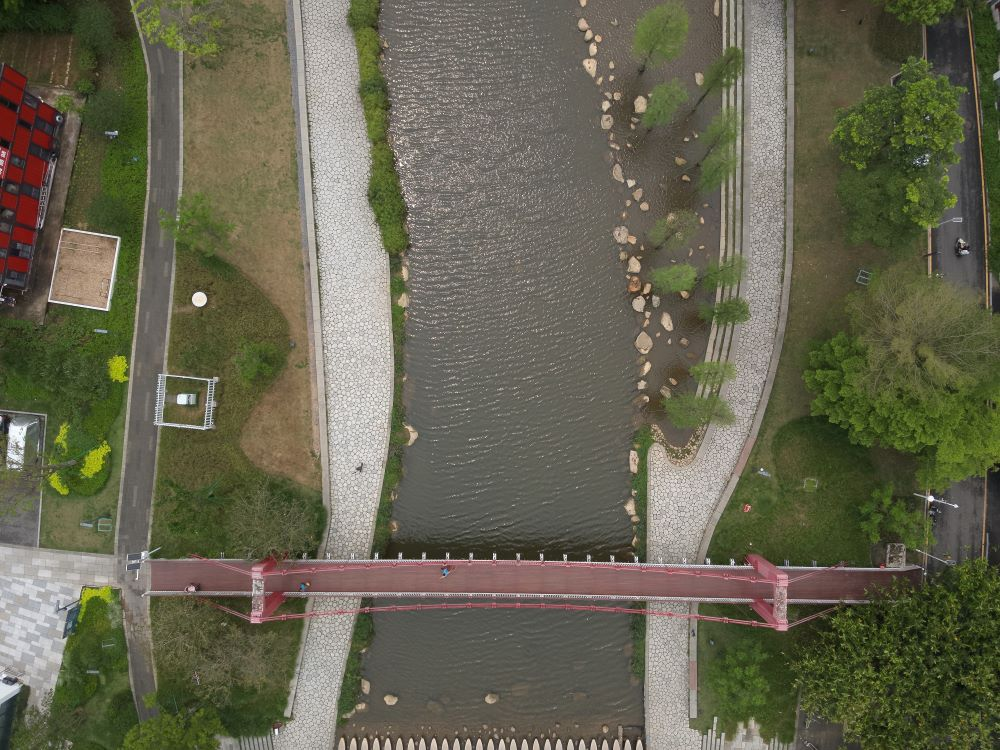
#> input picture 0029_W.jpg, 1000 x 750 px
$ python app2.py
#> lines starting #> are read from the running program, lines starting #| are printed output that depends on the picture
import cv2
import numpy as np
from matplotlib import pyplot

# 初始化SIFT检测器

# 读取图片
img2 = cv2.imread('0029_W.jpg', 1)
#> img2 is the input picture: shape (750, 1000, 3); mean B, G, R 80.5, 100.6, 102.2
img1 = cv2.imread('0028_W.jpg', 1)
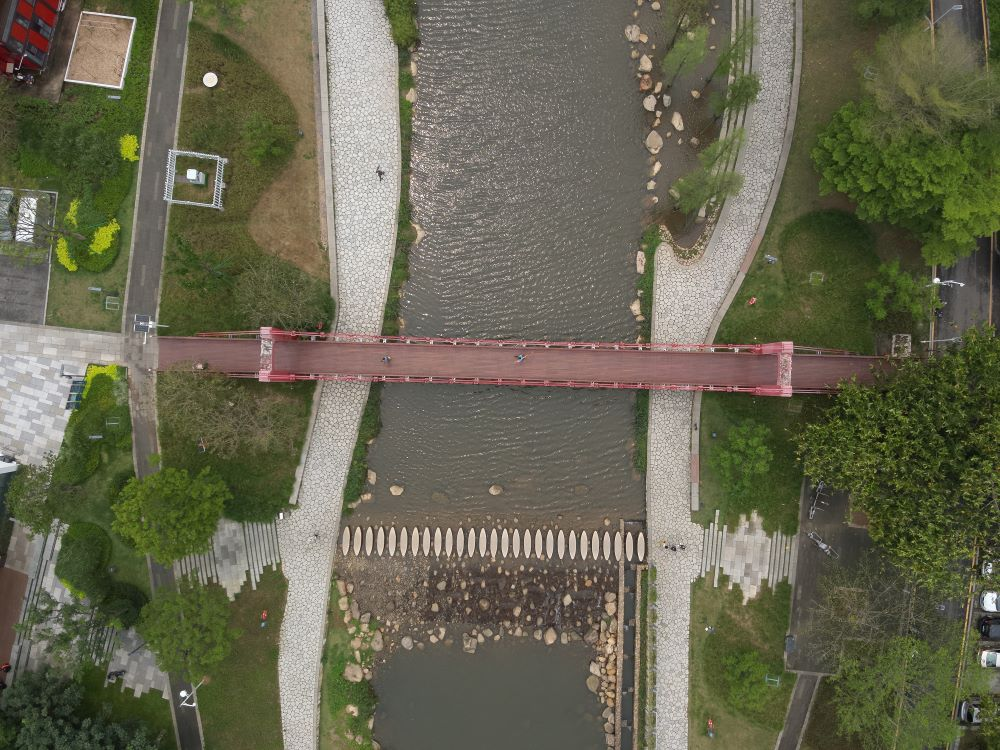
#> input picture 0028_W.jpg, 1000 x 750 px
#> img1 is the input picture: shape (750, 1000, 3); mean B, G, R 81.3, 102.4, 103.6

# 读取灰度图片
img1_gray = cv2.cvtColor(img1, cv2.COLOR_BGR2GRAY)
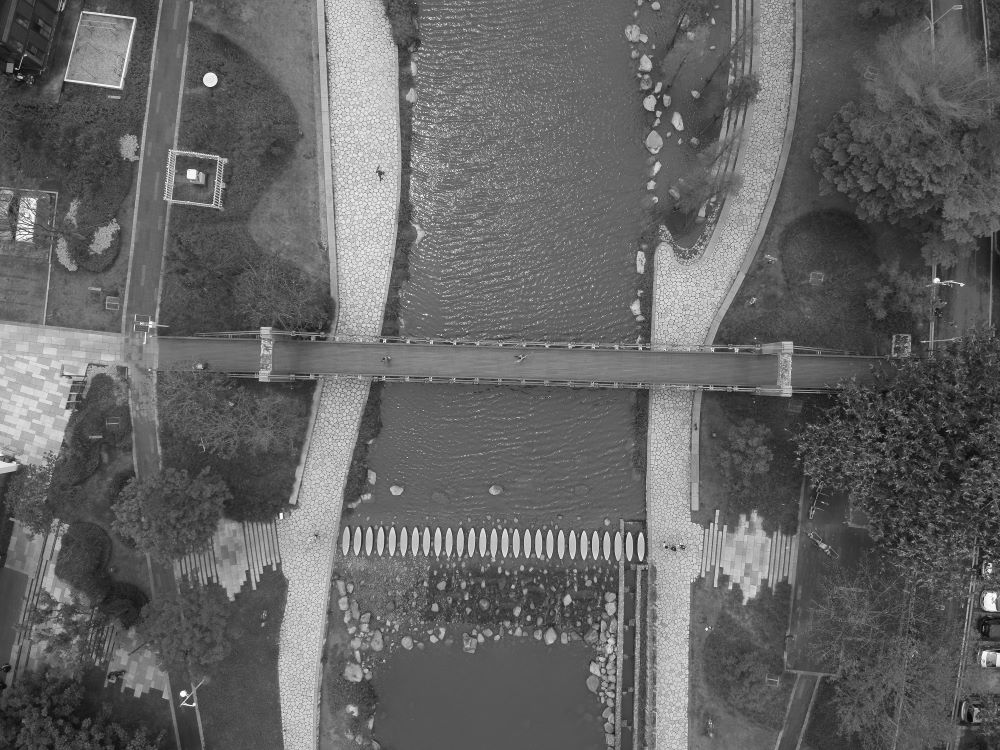
#> img1_gray: shape (750, 1000); min 1, max 255, mean 100.4
img2_gray = cv2.cvtColor(img2, cv2.COLOR_BGR2GRAY)
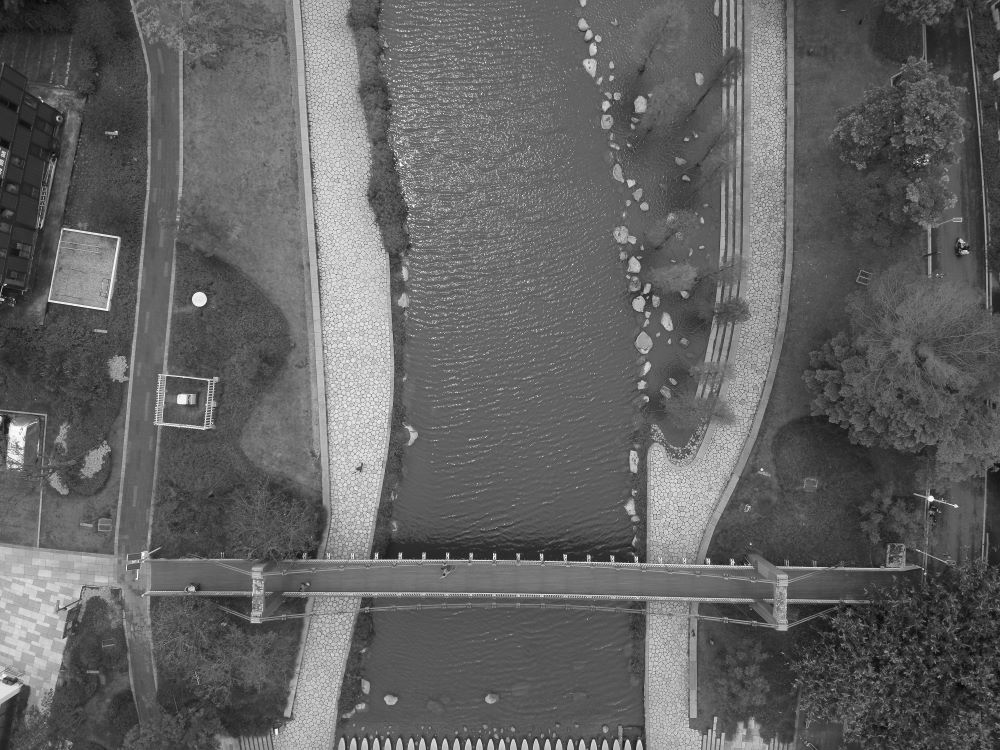
#> img2_gray: shape (750, 1000); min 2, max 255, mean 98.8

sift = cv2.xfeatures2d.SIFT_create()

# 找到关键点和描述符
kp1, des1 = sift.detectAndCompute(img1_gray, None)
#> kp1 = 5150 keypoints; strongest (x, y, size): (183, 693, 4.1), (210, 79, 9.1), (936, 280, 4), (191, 174, 7.1)
kp2, des2 = sift.detectAndCompute(img2_gray, None)
#> kp2 = 4258 keypoints; strongest (x, y, size): (931, 498, 4.2), (182, 399, 7.2), (276, 730, 2.2), (494, 555, 2.8)

# 使用FLANN进行匹配
FLANN_INDEX_KDTREE = 0
index_params = dict(algorithm=FLANN_INDEX_KDTREE, trees=5)
search_params = dict(checks=50)
flann = cv2.FlannBasedMatcher(index_params, search_params)
matches = flann.knnMatch(des1, des2, k=2)
#> matches = 5150 matches

# 仅保存良好的匹配
good = []
for m, n in matches:
    if m.distance < 0.3 * n.distance:
        good.append(m)
#> after the loop, good = 96 matches

    # 绘制匹配点
img3 = cv2.drawMatches(img1_gray, kp1, img2_gray, kp2, good, None, flags=2)
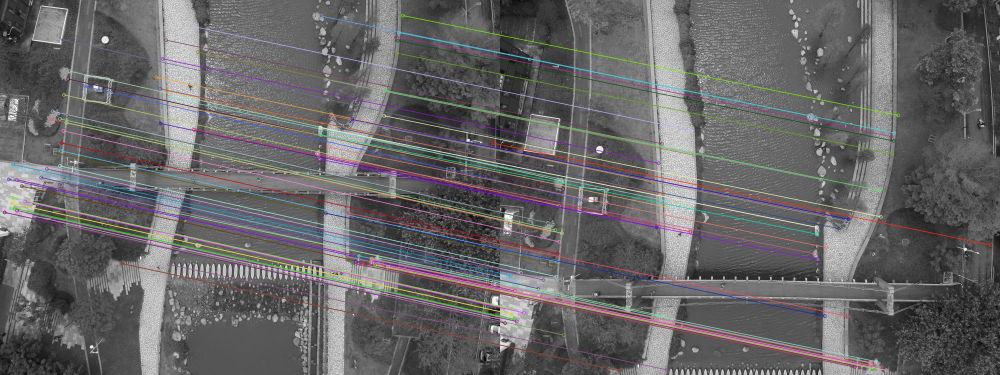
#> img3: shape (750, 2000, 3) (shown at 1/2 size); mean of channels 0, 1, 2 102.1, 101.3, 102.6; drawn as B, G, R
    # 显示图片
cv2.imshow('img3', img3)

    # 计算单应性矩阵
src_pts = np.float32([kp1[m.queryIdx].pt for m in good]).reshape(-1, 1, 2)
#> src_pts = 96 rows, first 8: [7.3, 418.4], [9.07, 424.4], [9.07, 424.4], [17.34, 358.4], [20.66, 416.5], [23.99, 406], [23.99, 406], [25.05, 357.1]
dst_pts = np.float32([kp2[m.trainIdx].pt for m in good]).reshape(-1, 1, 2)
#> dst_pts = 96 rows, first 8: [7.29, 639.3], [9.69, 645.7], [9.69, 645.7], [13.89, 580.7], [20.16, 638.2], [22.78, 627.9], [22.78, 627.9], [20.96, 579.2]
M, mask = cv2.findHomography(src_pts, dst_pts, cv2.RANSAC, 5.0)
#> M = [[0.963, 0.0243, -10.55], [-0.0602, 1, 226.6], [-5.55e-05, 1.75e-05, 1]]; mask = 96 values, max 1 at index 0, min 0 at index 41, mean 0.781

# 计算图像2变换后的四个角点的位置
h, w = img2_gray.shape
#> h = 750; w = 1000
corners = np.float32([[0, 0], [0, h], [w, h], [w, 0]]).reshape(-1, 1, 2)
transformed_corners = cv2.perspectiveTransform(corners, M)
#> transformed_corners = [[-10.55, 226.6], [7.55, 965.5], [1013.8, 958.5], [1008.7, 176.1]]

# 找到变换后的四个角点的最小和最大x，y坐标
min_x, min_y = np.int32(transformed_corners.min(axis=0).ravel() - 0.5)
#> min_x = -11; min_y = 175
max_x, max_y = np.int32(transformed_corners.max(axis=0).ravel() + 0.5)
#> max_x = 1014; max_y = 966

# 计算最终拼接图像的宽度和高度
width = max_x - min_x
#> width = 1025
height = max_y - min_y
#> height = 791

# 调整单应性矩阵，使得变换后的图像在新的拼接图像中居中
M[0, 2] += -min_x
M[1, 2] += -min_y

# 使用单应性矩阵对齐图像
h, w = img1_gray.shape
aligned_img = cv2.warpPerspective(img2, M, (width, height))
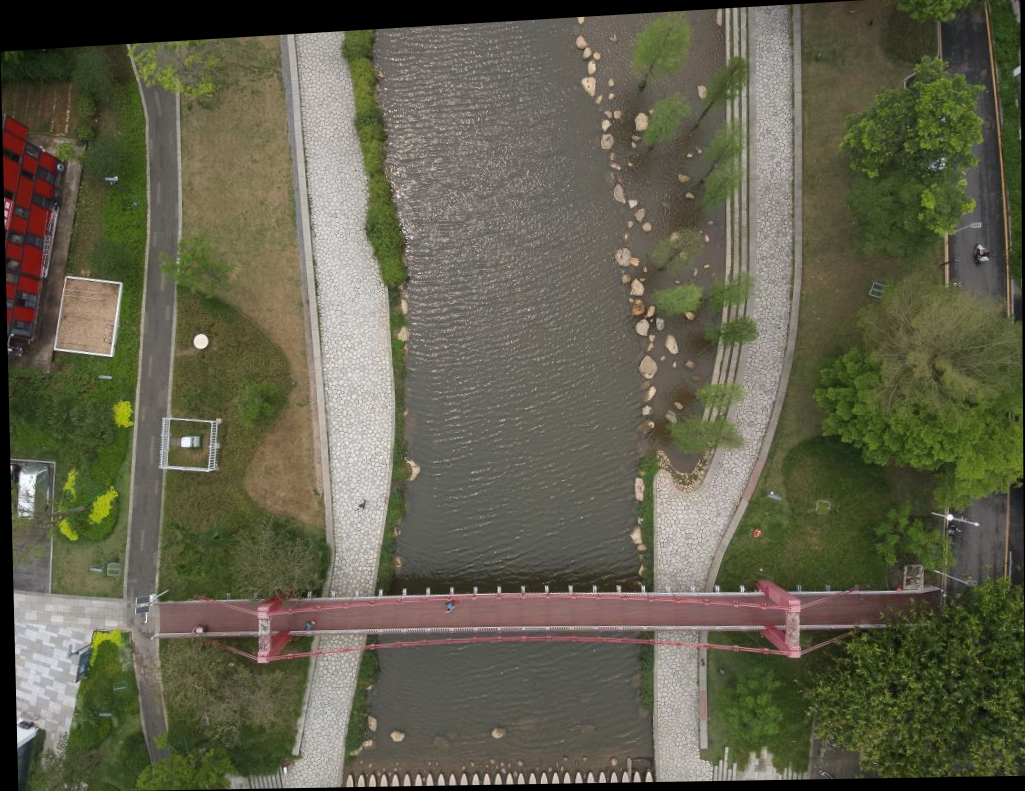
#> aligned_img: shape (791, 1025, 3); mean B, G, R 76.4, 95.6, 97.1

cv2.imshow('aligned_img', aligned_img)
cv2.imshow('img1', img1)

cv2.imwrite("aligned_img2.jpg",aligned_img)


# 显示结果
# cv2.imshow('Result', result)
cv2.waitKey(0)
cv2.destroyAllWindows()
